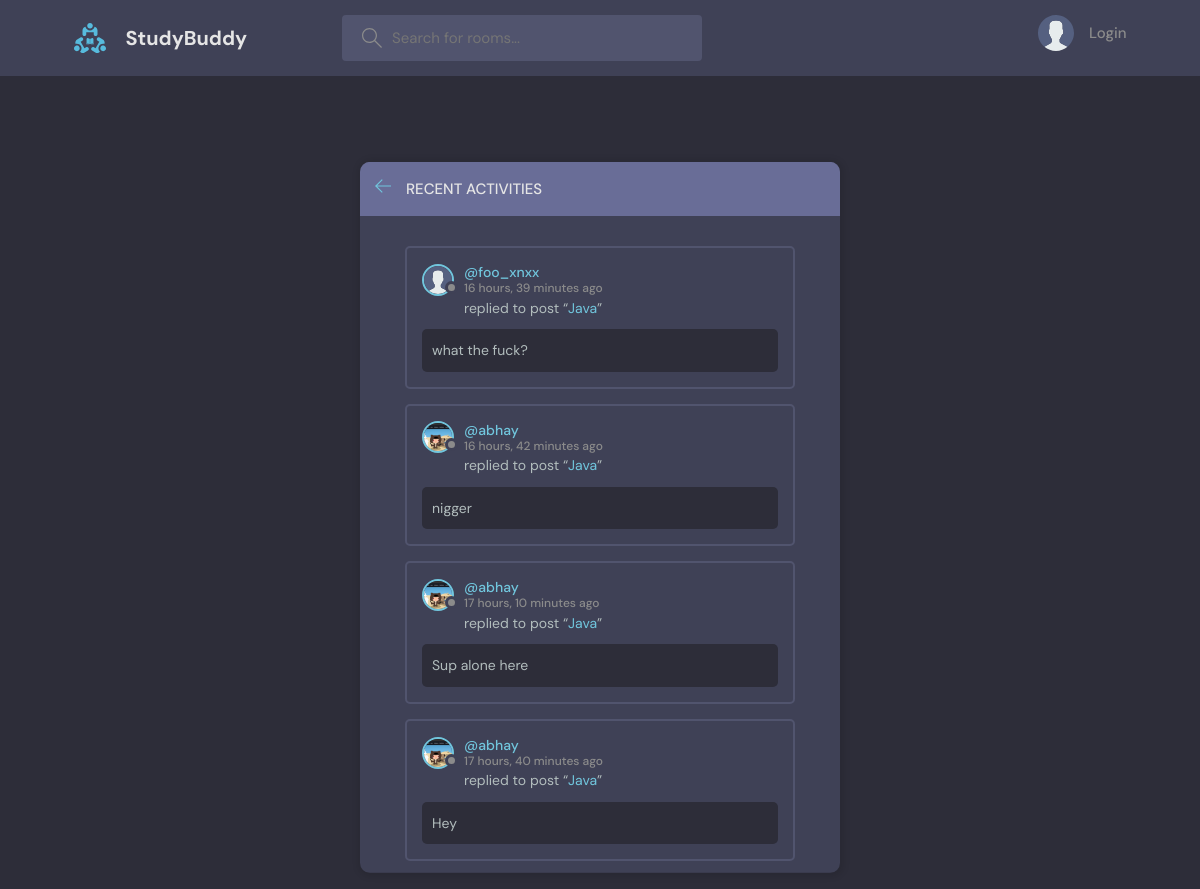
The page /activity/ on the database its author committed.
### base/models.py (models this page shows)
class Message(models.Model):
    user = models.ForeignKey(User, on_delete=models.CASCADE)
    room = models.ForeignKey(Room, on_delete=models.CASCADE)
    body = models.TextField()
    updated = models.DateTimeField(auto_now=True)
    created = models.DateTimeField(auto_now_add=True)
    class Meta:
        ordering = ['-created', '-updated']
    def __str__(self):
        return self.body[0:50]

class User(AbstractUser):
    name = models.CharField(
        max_length=200, default='Anonymous', null=True, blank=True)
    email = models.EmailField(max_length=200, unique=True, null=True)
    bio = models.TextField(default='No bio...', max_length=300, null=True)
    avatar = models.ImageField(null=True, default="avatar.svg")
    USERNAME_FIELD = 'email'
    REQUIRED_FIELDS = []
    pass

class Room(models.Model):
    host = models.ForeignKey(User, on_delete=models.SET_NULL, null=True)
    topic = models.ForeignKey(Topic, on_delete=models.SET_NULL, null=True)
    name = models.CharField(max_length=200)
    description = models.TextField(null=True, blank=True)
    participants = models.ManyToManyField(
        User, related_name="participants_reverse", blank=True)
    updated = models.DateTimeField(auto_now=True)
    created = models.DateTimeField(auto_now_add=True)
    class Meta:
        ordering = ['-updated', '-created']
    def __str__(self):
        return self.name

### base/views.py (the view)
# urls.py: path('activity/', views.activityPage, name="activity"),
def activityPage(request):
    room_messages = Message.objects.all()
    context = {'room_messages': room_messages}
    return render(request, 'base/activity.html', context)

### base/templates/base/activity.html (shortened to what this page needs)
{%extends 'main.html'%} {%block content%}
<main class="layout scroll">
  <div class="container">
    <div class="layout__box">
      <div class="layout__boxHeader">
        <div class="layout__boxTitle">
          <a href="{{request.META.HTTP_REFERER}}">
            <svg
              version="1.1"
              xmlns="http://www.w3.org/2000/svg"
              width="32"
              height="32"
              viewBox="0 0 32 32"
            >
              <title>arrow-left</title>
              <path
                d="M13.723 2.286l-13.723 13.714 13.719 13.714 1.616-1.611-10.96-10.96h27.625v-2.286h-27.625l10.965-10.965-1.616-1.607z"
              ></path>
            </svg>
          </a>
          <h3>Recent Activities</h3>
        </div>
      </div>
      <div class="activities-page layout__body">
        {%for message in room_messages%}
        <div class="activities__box">
          <div class="activities__boxHeader roomListRoom__header">
            <a
              href="{%url 'user-profile' message.id%}"
              class="roomListRoom__author"
            >
              <div class="avatar avatar--small">
                <img src="{{message.user.avatar.url}}" />
              </div>
              <p>
                @{{message.user.username}}
                <span>{{message.updated |timesince}} ago</span>
              </p>
            </a>
          </div>
          <div class="activities__boxContent">
            <p>
              replied to post “<a href="{%url 'room' message.room.id %}"
                >{{message.room}}</a
              >”
            </p>
            <div class="activities__boxRoomContent">{{message}}</div>
          </div>
        </div>
        {%endfor%}
      </div>
    </div>
  </div>
</main>
{%endblock content%}

### static/styles/style.css (style rules this page uses)
:root { --color-main: #71c6dd; --color-main-light: #e1f6fb; --color-dark: #3f4156; --color-dark-medium: #51546e; --color-dark-light: #696d97; --color-light: #e5e5e5; --color-gray: #8b8b8b; --color-light-gray: #b2bdbd; --color-bg: #2d2d39; --color-success: #5dd693; --color-error: #fc4b0b; }
* { font-family: 'DM Sans', -apple-system, BlinkMacSystemFont, 'Segoe UI', Roboto, Oxygen, Ubuntu, Cantarell, 'Open Sans', 'Helvetica Neue', sans-serif; margin: 0; padding: 0; box-sizing: border-box; text-rendering: optimizeLegibility; font-size: inherit; }
html { font-size: 56.25%; }
@media only screen and (min-width: 1200px) { html { font-size: 62.5%; } }
body { line-height: 1.6; font-weight: 400; font-size: 1.5rem; color: var(--color-light-gray); background-color: var(--color-bg); min-height: 100vh; }
img { width: 100%; }
a { display: inline-block; color: var(--color-main); text-decoration: none; }
.container { max-width: 120rem; width: 90%; margin: auto; }
.avatar { position: relative; display: inline-block; border-radius: 50%; border: 2px solid var(--color-main); }
.avatar img { display: block; border-radius: 50%; object-fit: cover; object-position: center; }
.avatar::after { content: ''; display: block; position: absolute; background-color: var(--color-gray); z-index: 111; border-radius: 50%; border: 0.3rem solid var(--color-dark); }
.avatar.avatar--small img { width: 2.8rem; height: 2.8rem; }
.avatar.avatar--small:after { width: 0.7rem; height: 0.7rem; bottom: 0px; right: -6px; }
.layout { margin-top: 2.4rem; }
.layout > .container { display: flex; justify-content: space-between; align-items: flex-start; }
.layout__box { width: 90%; max-width: 48rem; min-height: 40rem; height: 80vh; position: absolute; top: 55%; left: 50%; transform: translate(-50%, -46%); background-color: var(--color-dark); border-radius: 1rem; box-shadow: 1px 1px 6px 3px rgba(0, 0, 0, 0.1); overflow-y: scroll; overflow-x: hidden; }
.layout__boxHeader { display: flex; padding: 1.5rem; background-color: var(--color-dark-light); }
.layout__boxTitle { display: flex; gap: 1.5rem; align-items: center; }
.layout__boxTitle h3 { text-transform: uppercase; font-weight: 500; color: var(--color-light); }
.layout__boxTitle svg { width: 1.6rem; height: 1.6rem; fill: var(--color-main); }
.layout__body { margin: 3rem; }
.roomListRoom__header { display: flex; justify-content: space-between; align-items: center; }
.roomListRoom__author { font-weight: 500; display: flex; align-items: center; gap: 1rem; }
.activities__box { margin: 1.5rem; padding: 1.5rem; border: 2px solid var(--color-dark-medium); border-radius: 5px; }
.activities__boxHeader p { font-size: 1.4rem; line-height: 1.3; }
.activities__boxHeader p span { color: var(--color-gray); font-size: 1.2rem; display: block; }
.activities__boxContent { margin-left: 4.2rem; }
.activities__boxContent { font-size: 1.4rem; }
.activities__boxRoomContent { background: var(--color-bg); padding: 1rem; border-radius: 5px; margin-top: 1rem; margin-left: -4.2rem; }

### rows shown on the page
Message: user.avatar (placeholder picture), user.username "foo_xnxx", updated "16 hours, 39 minutes", room "Java", body "what the fuck?"
Message: user.avatar (picture), user.username "abhay", updated "16 hours, 42 minutes", room "Java", body "nigger"
Message: user.avatar (picture), user.username "abhay", updated "17 hours, 10 minutes", room "Java", body "Sup alone here"
Message: user.avatar (picture), user.username "abhay", updated "17 hours, 40 minutes", room "Java", body "Hey"
